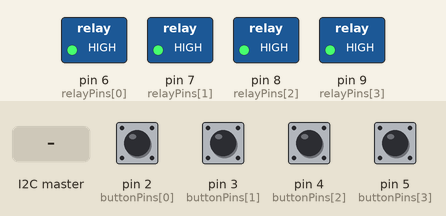
Recording of a sketch running on a simulated Arduino Uno, built with avr-gcc and run on an emulated ATmega328P. On the bench: switched loads named in the sketch (green lamp = pin HIGH). Inputs (shaded band) come from the test bench; at power-on: pin 2 (buttonPins[0]), pin 3 (buttonPins[1]), pin 4 (buttonPins[2]), pin 5 (buttonPins[3]) HIGH.

Above: at 1.2 s.
1.3 s: the I2C master sends the byte 1
At 2.5 s:
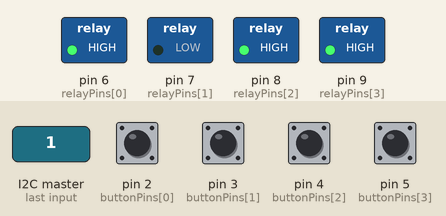
2.8 s: the I2C master sends the byte 0
At 3.7 s:
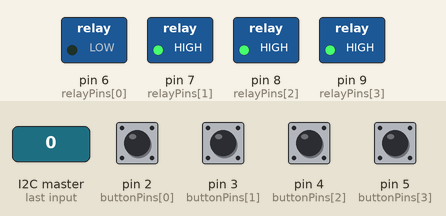
4.3 s: the I2C master sends the byte 2
At 4.8 s:
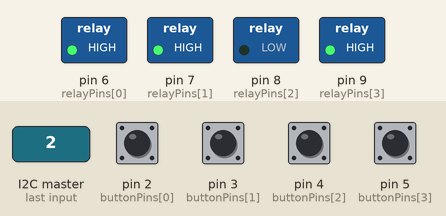
5.8 s: the I2C master sends the byte 90
At 7.2 s:
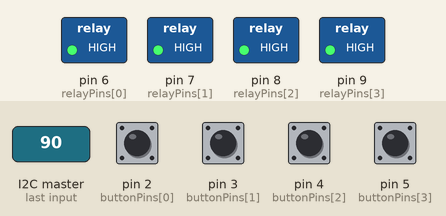
Timing chart, 0 to 8.3 s (numbered marks = the images above; inputs shaded):
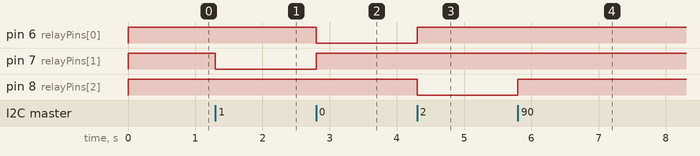

Measured:
- after the input at 1.3 s, pin 7 (relayPins[1]): HIGH → LOW at once
- after the input at 2.8 s, pin 6 (relayPins[0]): HIGH → LOW at once; pin 7 (relayPins[1]): LOW → HIGH at once
- after the input at 4.3 s, pin 6 (relayPins[0]): LOW → HIGH at once; pin 8 (relayPins[2]): HIGH → LOW at once
- after the input at 5.8 s, pin 8 (relayPins[2]): LOW → HIGH at once

The sketch:

slave.ino
```cpp
#include <Wire.h>

const int SLAVE_ADDR = 8;  // 슬레이브 주소 (8, 9, 10 등)
const int buttonPins[4] = {2, 3, 4, 5};
const int relayPins[4]  = {6, 7, 8, 9};
int currentTarget = -1;     // 마스터가 지정한 타겟 인덱스
int pressedIndex = -1;      // 실제 눌린 버튼 인덱스

void setup() {
  Wire.begin(SLAVE_ADDR);
  Wire.onReceive(receiveEvent);  // SET 명령 수신
  Wire.onRequest(requestEvent);  // 버튼 상태 요청

  for (int i = 0; i < 4; i++) {
    pinMode(buttonPins[i], INPUT_PULLUP);
    pinMode(relayPins[i], OUTPUT);
    digitalWrite(relayPins[i], HIGH); // 릴레이 OFF
  }
}

void loop() {
  for (int i = 0; i < 4; i++) {
    if (digitalRead(buttonPins[i]) == LOW) {
      delay(50); // 디바운스
      if (digitalRead(buttonPins[i]) == LOW) {
        pressedIndex = i;
        digitalWrite(relayPins[i], HIGH);  // 눌렸으니 해당 릴레이 OFF
        break;  // 한 번에 하나만 감지
      }
    }
  }
}

void receiveEvent(int howMany) {
  int cmd = Wire.read();  // 마스터가 보낸 인덱스
  for (int i = 0; i < 4; i++) {
    digitalWrite(relayPins[i], HIGH);  // 모든 릴레이 OFF
  }

  if (cmd >= 0 && cmd < 4) {
    currentTarget = cmd;
    digitalWrite(relayPins[cmd], LOW);  // 해당 릴레이 ON
  }
}

void requestEvent() {
  if (pressedIndex >= 0 && pressedIndex < 4) {
    Wire.write(pressedIndex);  // 어떤 버튼이든 보고
    pressedIndex = -1;         // 보고한 후 초기화
  } else {
    Wire.write(255);           // 아무것도 안 눌렸으면 255
  }
}
```
